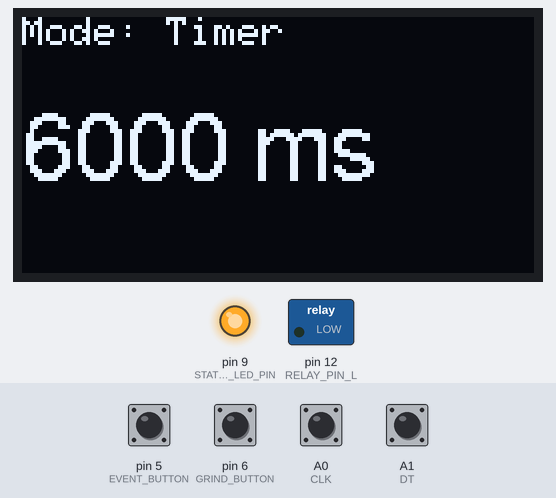
This sketch was run on a simulated Arduino Uno, built with avr-gcc and run on an emulated ATmega328P. Parts: 128×64 one-colour display, switched loads named in the sketch (green lamp = pin HIGH), output pins drawn as LEDs (lit = HIGH). The test bench sets the inputs (shaded band); at power-on: A0 (CLK), A1 (DT) HIGH, pin 5 (EVENT_BUTTON), pin 6 (GRIND_BUTTON) LOW. EEPROM starts erased; what the sketch prints to the serial monitor is not drawn.

Above: at 5.2 s.
5.3 s: pin 6 (GRIND_BUTTON) pulled HIGH for 0.15 s
At 5.53 s:
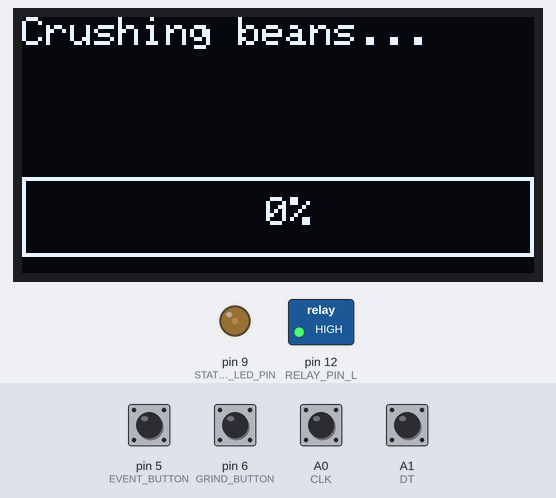
7.7 s: pin 5 (EVENT_BUTTON) pulled HIGH for 0.15 s
At 8.9 s:
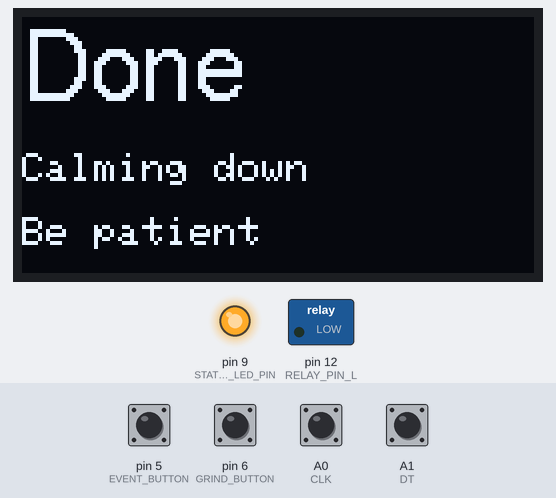
10.8 s: pin 6 (GRIND_BUTTON) pulled HIGH for 1 s
At 11.35 s:
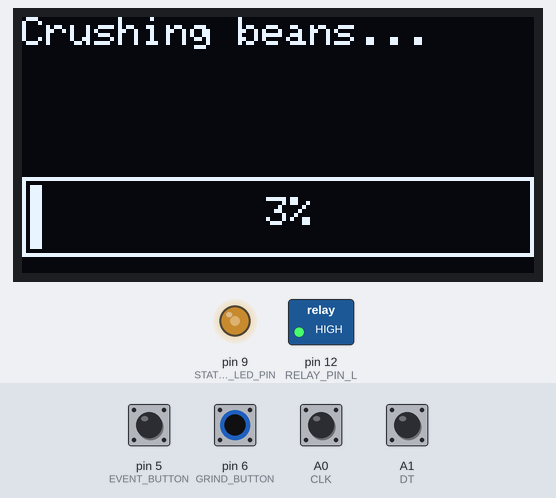
14.8 s: pin 6 (GRIND_BUTTON) pulled HIGH for 3.2 s
19.5 s: pin 5 (EVENT_BUTTON) pulled HIGH for 3.2 s
At 23.5 s:
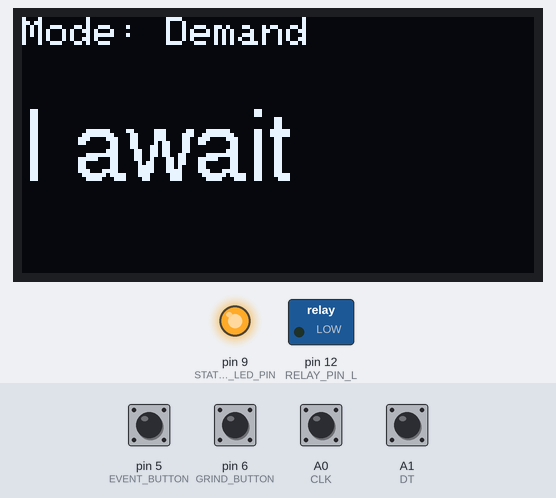
24.2 s: pin 6 (GRIND_BUTTON) pulled HIGH for 0.15 s
At 25.6 s:
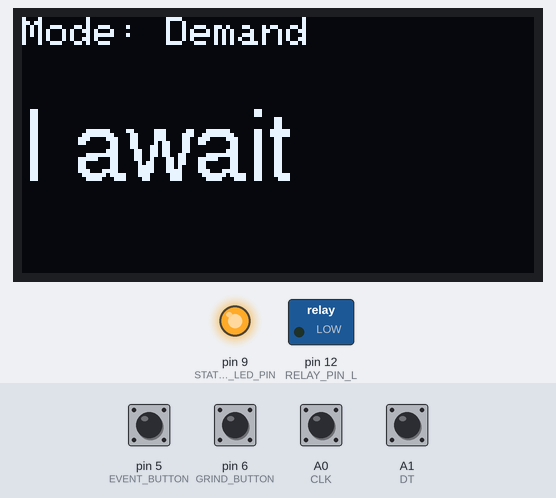
Timing chart, 0 to 26.9 s (numbered marks = the images above; inputs shaded):
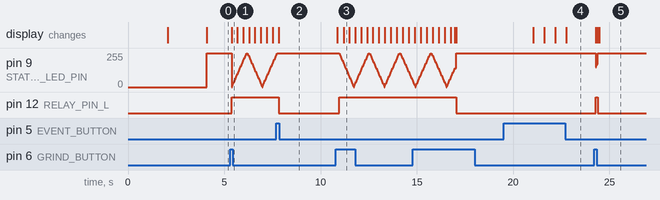

The sketch:

grinder_ver1.0.ino
```cpp
//Runs a mazzer superjolly grinder with timer

#define debug

#include <Wire.h>
#include <Adafruit_GFX.h>
#include <Adafruit_SSD1306.h>
#include <Fonts/FreeSans12pt7b.h>

//preset storage (from reboot for rotary encoder value)
#include <EEPROM.h>
#include "./EEPROMAnything.h"
//#include "/home/mw/git/grinder_timer/rot_encoder_live/EEPROMAnything.h"

struct config_t
{
   int preset;
} configuration;

//******************** setup encoder*************
#define ENC_PORT PINC
const int CLK = A0;
const int DT = A1;


//*********************** Setup dislplay ************
#define SCREEN_WIDTH 128 // OLED display width, in pixels
#define SCREEN_HEIGHT 64 // OLED display height, in pixels

// Declaration for an SSD1306 display connected to I2C (SDA, SCL pins) adn no reset pin
Adafruit_SSD1306 display(SCREEN_WIDTH, SCREEN_HEIGHT, &Wire, -1);


//************************ presets ***************
const int MIN_GRIND_TIME = 5000;
const int MAX_GRIND_TIME = 15000;
const int STATE_IDLE = 0;
const int STATE_GRINDING = 1;
const int STATE_DONE = 2;
const int MODE_TIMER = 0;
const int MODE_DEMAND = 1;
const int COOL_DOWN = 3000; //number of seconds to cool down after grinding
const long EEPROM_ADJ_THRESH = 600000; //10min
const int DEBOUNCE_DELAY = 50;
//pins
const int GRIND_BUTTON = 6;
const int EVENT_BUTTON = 5;
const int STATUS_LED_PIN = 9; // pin9 is a PWM pin and allows for analogWrite.
const int RELAY_PIN_L = 12;

//********************* variables ******************
unsigned long grind_time_preset;
unsigned long new_preset;
unsigned long grind_start = 0;
unsigned long grind_time = 0;
unsigned long adjust_time_start = 0;
char buf[16];
int state = STATE_IDLE;
int mode = MODE_TIMER;
bool newPreset = false;
bool timer_starts;
unsigned long mode_debounce_time = 0;
unsigned long grind_debounce_time = 0;
int status_led_brightness = 0;
int fade_rate = 10;
bool change_disp = true;


void setup() {
  //Initialise display
  if(!display.begin(SSD1306_SWITCHCAPVCC, 0x3C)) { // Address 0x3D for 128x64
    Serial.println(F("SSD1306 allocation failed"));
    for(;;);
  }
  delay(2000);
  display.clearDisplay();
  // initialize the button pin as an input
  pinMode(GRIND_BUTTON, INPUT);
  digitalWrite(GRIND_BUTTON, LOW);
  // initialize the button LED as an output
  pinMode(STATUS_LED_PIN, OUTPUT);
  // initialize the RELAY as an output
  pinMode(RELAY_PIN_L, OUTPUT);
  digitalWrite(RELAY_PIN_L, LOW);
  //initialize event button
  pinMode(EVENT_BUTTON, INPUT);
  digitalWrite(EVENT_BUTTON, LOW);
  /* Setup encoder pins as inputs */
  pinMode(CLK, INPUT);
  digitalWrite(CLK, HIGH);
  pinMode(DT, INPUT);
  digitalWrite(DT, HIGH);
  Serial.begin (115200);
  Serial.println("Start");
  //read preset storage
  EEPROM_readAnything(0, configuration);
  if (configuration.preset == -1) {
    grind_time_preset = 6000;
  }else {
    grind_time_preset = configuration.preset;
  }
  EEPROM_writeAnything(0, configuration);
//  Serial.print("Grind time preset = ");
//  Serial.println(grind_time_preset);
  // initialize display
  display.clearDisplay();
  display.setFont(&FreeSans12pt7b);
  display.setTextSize(1);
  display.setTextColor(WHITE);
  display.setCursor(0, 20);
  // Display static text
  display.println("Lets Grind");
  display.display();
  delay(2000);
  update_display();
}


void update_display(){
  switch (state) {
    case STATE_GRINDING:
      if (mode==MODE_TIMER) {
        float bar_frac;
        bar_frac = (float)grind_time/(float)grind_time_preset * 100;
        #ifdef debug
          Serial.print("Grind time is: ");
          Serial.print(grind_time);
          Serial.print(", Preset is: ");
          Serial.print(grind_time_preset);
          Serial.print(", bar_frac is: ");
          Serial.println(bar_frac);
        #endif
        display.clearDisplay();
        display.setFont();
        display.setTextSize(1);
        display.setTextColor(WHITE);
        display.setCursor(0, 0);
        display.println("Crushing beans...");
        drawPercentbar( 0, 40, 128, 20, (int)bar_frac);
        display.display();
      }
      if (mode == MODE_DEMAND) {
        display.clearDisplay();
        display.setFont(&FreeSans12pt7b);
        display.setTextSize(1);
        display.setTextColor(WHITE);
        display.setCursor(0, 20);
        display.println("GRAAHHH...");
        display.display();
      }
      break;
    case STATE_IDLE:
      if(change_disp) {
        display.clearDisplay();
//        for bigger sans serif text
//        display.setFont(&FreeSans12pt7b);
//        display.setTextSize(1);
//        display.setTextColor(WHITE);
//        display.setCursor(0, 20);
//        for mono small text
        display.setFont();
        display.setTextSize(1);
        display.setTextColor(WHITE);
        display.setCursor(0, 0);
        // Display static text
        if (mode == MODE_DEMAND){
          display.println("Mode: Demand");
          display.setFont(&FreeSans12pt7b);
          display.setCursor(0, 40);
          display.println("I await");
        }else{
          display.println("Mode: Timer");
          display.setFont(&FreeSans12pt7b);
          display.setCursor(0, 40);
          display.print(grind_time_preset);
          display.println(" ms");
//          display.setCursor(0, 60);
//          display.println("grind");
        }
        display.display();
        change_disp = false;
      }
      break;
    case STATE_DONE:
      display.clearDisplay();
      display.setFont(&FreeSans12pt7b);
      display.setTextSize(1);
      display.setTextColor(WHITE);
      display.setCursor(0, 20);
      // Display static text
      display.println("Done");
      display.setCursor(0, 40);
      display.setFont();
      display.println("Calming down");
      display.setCursor(0,50);
      display.println("Be patient");
      display.display();
      change_disp = true;
      break;
  }
}

void mode_change() {
  if (mode == MODE_TIMER) {
    mode = MODE_DEMAND;
    delay(500);
  }
  else if (mode == MODE_DEMAND) {
    mode = MODE_TIMER;
    delay(500);
  }
  change_disp = true;
}


void proc_idle() {
 static uint8_t counter = 0;   //this variable will be changed by encoder input
 int8_t tmpdata;
 int x;
 /**/
  tmpdata = read_encoder();
  if( tmpdata ) {
//    Serial.print("Counter value: ");
//    Serial.print(counter, DEC);
//    Serial.print("tmpdata: ");
//    Serial.print(tmpdata);
//    Serial.print("  Grind time = ");
//    Serial.println(grind_time_preset);
    counter += tmpdata;
    x = counter % 4;
    if (x == 0) {
      new_preset = (grind_time_preset + (tmpdata * 50));
      if (new_preset > MAX_GRIND_TIME) {
        grind_time_preset = MAX_GRIND_TIME;
      }else if (new_preset < MIN_GRIND_TIME) {
        grind_time_preset = MIN_GRIND_TIME;
      }else {
        grind_time_preset = new_preset;
      }
      change_disp = true;
      update_display();
      newPreset = true;
    }
//  Serial.print("Counter value: ");
//  Serial.print(counter, DEC);
//  Serial.print("  Grind time = ");
//  Serial.println(grind_time_preset);
  }
  if (digitalRead(EVENT_BUTTON) == HIGH) {
  //do debounce stuff
  if (mode_debounce_time == 0){
    mode_debounce_time = millis();
    }
    if (millis() - mode_debounce_time > DEBOUNCE_DELAY) {
      //over debounce threshold so change mode
      mode_debounce_time = 0;
      mode_change();
      update_display();
    }
  }
  if (mode == MODE_TIMER) {
    if (digitalRead(GRIND_BUTTON) == HIGH) {
      //do debounce stuff
      if (grind_debounce_time == 0){
        grind_debounce_time = millis();
      }
      if (millis() - grind_debounce_time > DEBOUNCE_DELAY) {
        //over debounce threshold so change state
        grind_start = 0;
        grind_time = 0;
        timer_starts = true;
        state = STATE_GRINDING;
        update_display();
        grind_debounce_time = 0;
      }
    }
  }
  //if not in timer mode need to grind on button push
  if (mode == MODE_DEMAND) {
    if (digitalRead(GRIND_BUTTON) == HIGH) {
      //do debounce stuff
      if (grind_debounce_time == 0){
        grind_debounce_time = millis();
      }
      if (millis() - grind_debounce_time > DEBOUNCE_DELAY) {
        //over debounce threshold so change state
        state = STATE_GRINDING;
        update_display();
        grind_debounce_time = 0;
      }
    }
  }
}

void proc_grinding(){
  update_display();
  if (mode == MODE_TIMER) {
    //set flag for timer start
    if (timer_starts) {
      grind_start = millis();
      timer_starts = false;
    }
    grind_time = millis() - grind_start;   //grinding ends if grind time reached or event button is pressed to cancel
    if (grind_time > grind_time_preset){
      #ifdef debug
        Serial.println("dropped out of grinding due to time reset trigger");
      #endif
      state = STATE_DONE;
      update_display();
    }
    //handle a cancellation with push of event button
    if (digitalRead(EVENT_BUTTON) == HIGH) {
    //do debounce stuff
      if (mode_debounce_time == 0){
        mode_debounce_time = millis();
      }
      if (millis() - mode_debounce_time > DEBOUNCE_DELAY) {
        //over debounce threshold so stop grinding
        mode_debounce_time = 0;
        #ifdef debug
          Serial.println("Killed by event button");
        #endif
        state = STATE_DONE;
        update_display();
      }
    }
  }
  if (mode == MODE_DEMAND) {   //grind on demand so while button is pushed we will grind
    if (digitalRead(GRIND_BUTTON) == LOW){
      state = STATE_DONE;
      update_display();
    }
  }
}

void proc_done(){
  update_display();
  if (digitalRead(GRIND_BUTTON) == LOW) {
     manage_outputs();
     if (mode == MODE_TIMER) {
       delay(COOL_DOWN);
       state = STATE_IDLE;
     }
     if (mode == MODE_DEMAND) {
       state = STATE_IDLE;
     }
     update_display();
  }
}

void manage_outputs(){
  if (state == STATE_GRINDING){
    digitalWrite(RELAY_PIN_L, HIGH);
//    digitalWrite(RELAY_PIN_N, HIGH);
    analogWrite(STATUS_LED_PIN, status_led_brightness);
    status_led_brightness += fade_rate;
    if (status_led_brightness <= 0 || status_led_brightness >= 255) {
      fade_rate = -fade_rate;
    }
    //delay(1); // delay to see fade
  }else{
    digitalWrite(RELAY_PIN_L, LOW);
//    digitalWrite(RELAY_PIN_N, LOW);
    digitalWrite(STATUS_LED_PIN, HIGH);
  }
}


void loop() {
  manage_outputs();
  switch (state) {
    case STATE_IDLE:
      proc_idle();
      break;
    case STATE_GRINDING:
      proc_grinding();
      break;
    case STATE_DONE:
      proc_done();
      break;
  }
  if (newPreset) { //start timer for EEPROM write
    Serial.println("new preset so waiting");
    if (adjust_time_start == 0 ) {
      adjust_time_start = millis();
    }
    if(millis() - adjust_time_start > EEPROM_ADJ_THRESH) {
      configuration.preset = grind_time_preset;
      EEPROM_writeAnything(0, configuration);
      newPreset = false;
      adjust_time_start = 0;
      Serial.print("wrote data  ");
      Serial.println(configuration.preset);
    }
  }
}

void drawPercentbar(int x,int y, int width,int height, int progress) {
//  display.clearDisplay();
  display.setFont();
  display.setTextSize(1);
  float bar = ((float)(width-4) / 100) * progress;
  display.drawRect(x, y, width, height, WHITE);
  display.fillRect(x+2, y+2, bar , height-4, WHITE);
  // Display progress text
  if( height >= 15){
    display.setCursor((width/2) -3, y+5 );
    display.setTextSize(1);
    display.setTextColor(WHITE);
  if( progress >=50)
    display.setTextColor(BLACK, WHITE); // 'inverted' text
    display.print(progress);
    display.print("%");
  }
//  display.display();
}

/* returns change in encoder state (-1,0,1) */
int8_t read_encoder()
{
  static int8_t enc_states[] = {0,-1,1,0,1,0,0,-1,-1,0,0,1,0,1,-1,0};
  static uint8_t old_AB = 0;
  /**/
  old_AB <<= 2;                   //remember previous state
  old_AB |= ( ENC_PORT & 0x03 );  //add current state
  return ( enc_states[( old_AB & 0x0f )]);
}
```

EEPROMAnything.h
```cpp
#include <EEPROM.h>
#include <Arduino.h>  // for type definitions

template <class T> int EEPROM_writeAnything(int ee, const T& value)
{
    const byte* p = (const byte*)(const void*)&value;
    unsigned int i;
    for (i = 0; i < sizeof(value); i++)
          EEPROM.write(ee++, *p++);
    return i;
}

template <class T> int EEPROM_readAnything(int ee, T& value)
{
    byte* p = (byte*)(void*)&value;
    unsigned int i;
    for (i = 0; i < sizeof(value); i++)
          *p++ = EEPROM.read(ee++);
    return i;
}
```

Measured:
- after the input at 5.3 s, pin 12 (RELAY_PIN_L): LOW → HIGH after 0.08 s; the display: changes after 0.08 s (image 1)
- after the input at 7.7 s, pin 9 (STATUS_LED_PIN): goes on until 7.8 s, then stays 255/255; pin 12 (RELAY_PIN_L): HIGH → LOW after 0.12 s; the display: changes after 0.12 s (image 2)
- after the input at 19.5 s, the display: first differs from a run without the input after 2.1 s (image 4)
- after the input at 24.2 s, pin 9 (STATUS_LED_PIN): 255/255 → 170/255 after 0.08 s, → 255/255 0.12 s later; pin 12 (RELAY_PIN_L): LOW → HIGH after 0.08 s, → LOW 0.12 s later; the display: first changes after 0.08 s (image 5 shows a later state)
